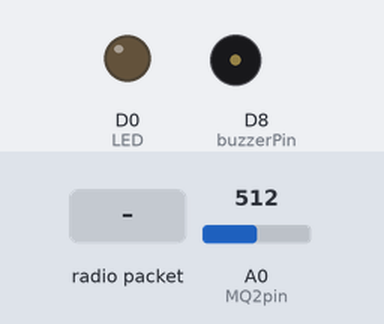
A sketch run on a simulated ESP8266 (NodeMCU). On the bench: output pins drawn as LEDs (lit = HIGH), buzzer (waves = sounding, pin HIGH). The inputs (shaded band) are chosen by the test bench; at power-on: A0 (MQ2pin) = 512. WiFi joins after 1.5 s; servers stay silent unless stated; no radio packets arrive unless stated; what the sketch prints to the serial monitor is not drawn.

Above: at 2.8 s.
2.9 s: radio packet "1" arrives
At 3.2 s:
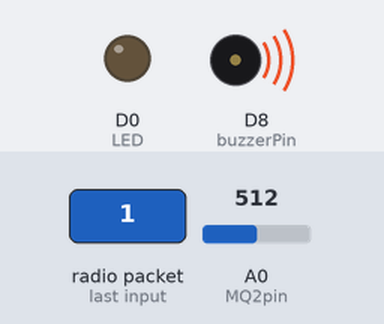
At 5.0 s:
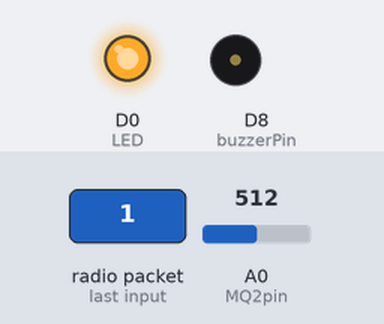
Timing chart, 0 to 6.8 s (numbered marks = the images above; inputs shaded):
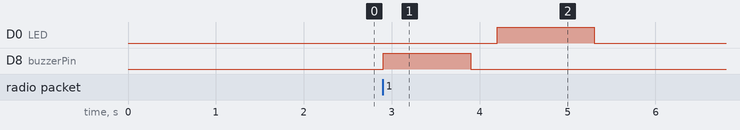

Measured:
- after the input at 2.9 s, D8 (buzzerPin): LOW → HIGH at once, → LOW 1.0 s later

The sketch:

node_code.ino
```cpp
// transmitter and receiver
#include <RH_ASK.h>
#include <SPI.h>
// wifi
#include <ESP8266WiFi.h>
#include <WiFiClientSecure.h>
// telegram
#include <UniversalTelegramBot.h>

#define BOTtoken "5687077345:AAE5-pWkLch0eBgHWRkJ-6a59ZwefsPa3UQ"  // Bot token
char ssid[] = "Everyday Im Buffering!";         // Wifi SSID
char password[] = "P@ssw0rd";     // Wifi Password


WiFiClientSecure client;
UniversalTelegramBot bot(BOTtoken, client);

int Bot_mtbs = 800;
long Bot_lasttime;

RH_ASK driver(2000, 14, 12);
int buzzerPin=15;

#define MQ2pin A0
float sensorValue;

#define LED D0


void setup()
{
  Serial.begin(9600);
  Serial.write("test");
  driver.init();

  WiFi.mode(WIFI_STA);
  WiFi.disconnect();
  delay(100);

  Serial.print("Connecting Wifi: ");
  Serial.println(ssid);
  WiFi.begin(ssid, password);

  while (WiFi.status() != WL_CONNECTED) {
  Serial.print(".");
  delay(500);}

  Serial.println("");
  Serial.println("WiFi connected");
  Serial.print("IP address: ");
  Serial.println(WiFi.localIP());

  delay(10);
  client.setInsecure();
 pinMode(LED, OUTPUT);
  pinMode(buzzerPin,OUTPUT);

}

void loop()
{
  checkForSignal();
  checkMessagesEveryNMillis();
}

// ************* TRANSMITTER_RECEIVER
void checkForSignal(){
  uint8_t buf[RH_ASK_MAX_MESSAGE_LEN];
  uint8_t buflen = sizeof(buf);

  if (driver.recv(buf, &buflen))
  {
    for (int i = 0; i < buflen; i++) {
      Serial.write(buf[i]);
    }
    Serial.write('\n');
      digitalWrite(buzzerPin,HIGH);
    delay(1000);
    digitalWrite(buzzerPin,LOW);
    bot.sendMessage("945593826", "Motion Detected");
  }
}

void checkMessagesEveryNMillis(){
    if (millis() > Bot_lasttime + Bot_mtbs)  {
      checkAirQuality();
      Bot_lasttime = millis();
  }
}

// ************* SMOKE_DETECTOR
float sensorReadArr[5];
int cnt;
bool isSmokeActivated=0;
float avg;
void checkAirQuality(){
      digitalWrite(LED, LOW);
    	sensorValue = analogRead(MQ2pin); // read analog input pin 0
      sensorReadArr[cnt]= sensorValue;
      cnt++;
      if(cnt>=4){
        cnt=0;
      }

    avg =findAverage();

    if(avg>300){
      if(isSmokeActivated){
      digitalWrite(LED, HIGH);
      bot.sendMessage("945593826", "Smoke Detected");
        isSmokeActivated=false;
      }
    }
    if(avg<300){
      isSmokeActivated=true;

    }
}

float findAverage(){
  float total;
  for(int i =0;i<5;i++){
      total+=sensorReadArr[i];
  }
  return total/5;
}
```
